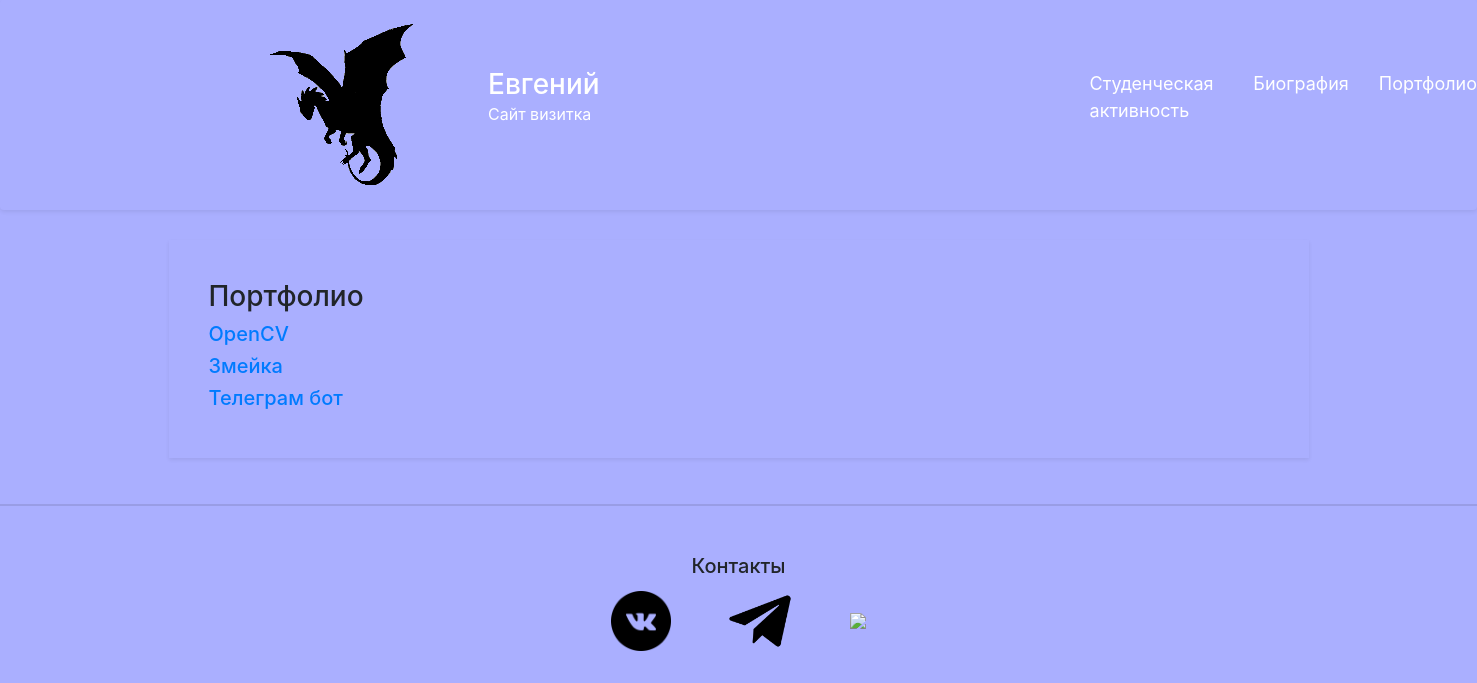
/portfolio_list/, run on the app's committed database.
### mainWindow/models.py (models this page shows)
class Portfolio(models.Model):
    title = models.CharField(max_length=255)
    text = models.TextField()

### mainWindow/views.py (the view)
# urls.py: path("portfolio_list/", views.portfolio_list, name="portfolio_list"),
def portfolio_list (request):
    data = {
        "title": "Портфолио",
        "portfolio": Portfolio.objects.all(),
    }
    return render(request, "portfolio_list.html", data)

### mainWindow/templates/portfolio_list.html (shortened to what this page needs)
{% extends 'include/main.html' %}
{% block main_section %}
<h3> {{title}} </h3>
{% endblock main_section %}

### mainWindow/static/mainWindow/css/main.css (style rules this page uses)
.new_body { background-color: #aaafff; }

### data on the page
Portfolio: title+text "OpenCV"
Portfolio: title+text "Змейка"
Portfolio: title+text "Телеграм бот"

### other printed values
{{ title }} "Портфолио"
